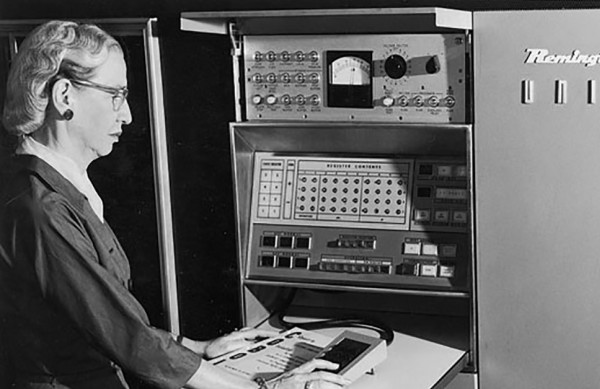
#> input picture hw2/grace_hopper.png, 600 x 389 px
$ python corners.py
#> lines starting #> are read from the running program, lines starting #| are printed output that depends on the picture
### hw2/common.py
import numpy as np
from matplotlib import pyplot as plt
from PIL import Image


def read_img(path, greyscale=True):
    img = Image.open(path)
    if greyscale:
        img = img.convert('L')
    else:
        img = img.convert('RGB')
    return np.array(img).astype(float)


def save_img(img, path):
    img = img - img.min()
    img = img / img.max()
    img = (img * 255).astype(np.uint8)
    img = Image.fromarray(img)
    img.save(path)
    print(path, "is saved!")


# [88 lines left out: functions find_maxima, visualize_scale_space, visualize_maxima, not called in this run]

### hw2/corners.py
import os

import numpy as np
import scipy.ndimage
# Use scipy.ndimage.convolve() for convolution.
# Use zero padding (Set mode = 'constant'). Refer docs for further info.

from common import read_img, save_img
from hw2.filters import convolve


def corner_score2(image, u=5, v=5, window_size=(5, 5)):
    """
    Given an input image, x_offset, y_offset, and window_size,
    return the function E(u,v) for window size W
    corner detector score for that pixel.
    Use zero-padding to handle window values outside of the image.

    Input- image: H x W
           u: a scalar for x offset
           v: a scalar for y offset
           window_size: a tuple for window size

    Output- results: a image of size H x W
    """
    output = np.zeros_like(image)
    H, W = image.shape
    h, w = window_size

    shifted_image = np.roll(image, (u, v), axis=(1, 0))

    padding = (h // 2, w // 2)

    padded_image = np.zeros((H + 2 * padding[0], W + 2 * padding[1]), dtype=image.dtype)
    padded_image[padding[0]: padding[0] + H, padding[1]: padding[1] + W] = image
    padded_shifted_image = np.zeros((H + 2 * padding[0], W + 2 * padding[1]), dtype=image.dtype)
    padded_shifted_image[padding[0]: padding[0] + H, padding[1]: padding[1] + W] = shifted_image

    for y in range(H):
        for x in range(W):
            e = np.sum((padded_shifted_image[y: y + h, x: x + w] - padded_image[y: y + h, x: x + h]) ** 2)
            output[y, x] = e

    return output

def corner_score(image, u=5, v=5, window_size=(5, 5)):
    """
    Given an input image, x_offset, y_offset, and window_size,
    return the function E(u,v) for window size W
    corner detector score for that pixel.
    Use zero-padding to handle window values outside of the image.

    Input- image: H x W
           u: a scalar for x offset
           v: a scalar for y offset
           window_size: a tuple for window size

    Output- results: a image of size H x W
    """
    output = np.zeros_like(image)

    window_size_H, window_size_W = window_size

    H_padding = (window_size_H - 1) / 2
    W_padding = (window_size_W - 1) / 2

    H_padding_int = int(H_padding)
    W_padding_int = int(W_padding)

    H_mask = H_padding - H_padding_int
    W_mask = W_padding - W_padding_int

    shift_image = np.roll(image, (u,v), axis=(1,0))

    if H_mask == 0 and W_mask == 0:
        img = np.pad(image, pad_width=((H_padding_int, H_padding_int), (W_padding_int, W_padding_int)))
        shift_image = np.pad(shift_image, pad_width=((H_padding_int, H_padding_int), (W_padding_int, W_padding_int)))

    elif 0 < H_mask < 1 and 0 < W_mask < 1:
        img = np.pad(image, pad_width=((H_padding_int, H_padding_int + 1), (W_padding_int + 1, W_padding_int)))
        shift_image = np.pad(shift_image, pad_width=((H_padding_int, H_padding_int + 1), (W_padding_int + 1, W_padding_int)))

    kernel_h_center, kernel_w_center, = window_size[0] // 2, window_size[1] // 2

    num_h_even = window_size[0] % 2
    num_w_even = window_size[1] % 2

    image = img
    H, W = image.shape

    for start_h in range(kernel_h_center, H -kernel_h_center):
        if num_h_even == 0:
            y1, y2 = start_h - kernel_h_center, start_h + kernel_h_center
        else:
            y1, y2 = start_h - kernel_h_center, start_h + kernel_h_center + 1

        for start_w in range(kernel_w_center, W - kernel_w_center):
            if num_w_even == 0:
                x1, x2 = start_w - kernel_w_center, start_w + kernel_w_center
            else:
                x1, x2 = start_w - kernel_w_center, start_w + kernel_w_center + 1
            value = np.power(shift_image[y1:y2, x1:x2] - img[y1:y2, x1:x2], 2)
            output[start_h-kernel_h_center, start_w-kernel_w_center] = np.sum(value)

    return output


def harris_detector(image, window_size=(5, 5)):
    """
    Given an input image, calculate the Harris Detector score for all pixels
    You can use same-padding for intensity (or 0-padding for derivatives)
    to handle window values outside of the image.

    Input- image: H x W
    Output- results: a image of size H x W
    """
    # compute the derivatives
    kx = np.array([-1,0,1]).reshape(1,-1)
    ky = np.array([-1,0,1]).reshape(-1,1)

    Ix = scipy.ndimage.convolve(image, kx, mode='constant', cval=0)
    Iy = scipy.ndimage.convolve(image, ky, mode='constant', cval=0)
    # [4 lines of commented-out code are left out]


    Ixx = Ix ** 2
    Iyy = Iy ** 2

    Ixy = Ix * Iy

    M = np.zeros((3, image.shape[0], image.shape[1]))
    kernel = np.ones(window_size)

    M[0] = scipy.ndimage.convolve(Ixx, kernel, mode='constant', cval=0)
    M[1] = scipy.ndimage.convolve(Ixy, kernel, mode='constant', cval=0)
    M[2] = scipy.ndimage.convolve(Iyy, kernel, mode='constant', cval=0)

    alpha = 0.05

    # For each image location, construct the structure tensor and calculate
    # the Harris response
    response = M[0] * M[2] - M[1] ** 2 - alpha * (M[0] + [2]) ** 2
    return response


def main():
    img = read_img('./grace_hopper.png')
#> in read_img, img is the input picture: PIL image 600x389 L; min 0, max 255, mean 95.6

    # Feature Detection
    if not os.path.exists("./feature_detection"):
        os.makedirs("./feature_detection")

    # -- TODO Task 6: Corner Score --
    # (a): Complete corner_score()

    # (b)
    # Define offsets and window size and calulcate corner score
    print(img.shape)
#| (389, 600)
    W = (5, 5)
    tuples = ((0, 5), (0, -5), (5, 0), (-5, 0))
    for i, (u, v) in enumerate(tuples):
        score = corner_score(img, u, v, W)
        save_img(score, f"./feature_detection/corner_score_{i}.png")
#> this loop made 4 passes
#> pass 1, in corner_score, `img = np.pad(image, pad_width=((H_padding_int, H_padding_int), (W_padd..`:
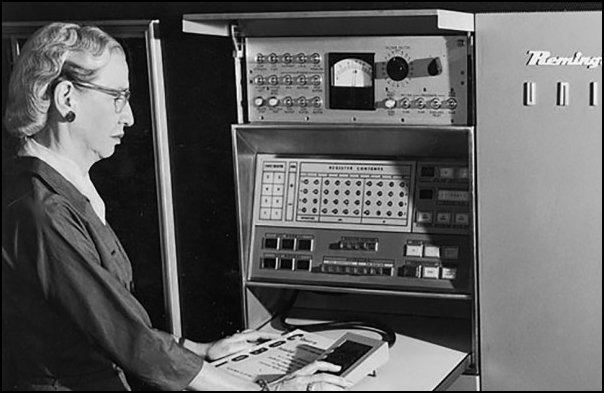
#> img: shape (393, 604) float64; min 0, max 255, mean 94
#> pass 1, in corner_score, `shift_image = np.pad(shift_image, pad_width=((H_padding_int, H_padding..`:
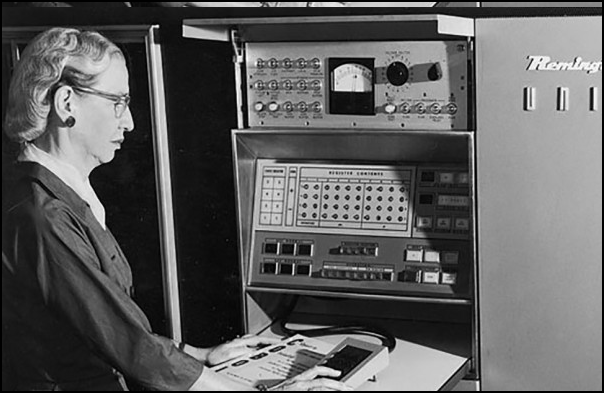
#> shift_image: shape (393, 604) float64; min 0, max 255, mean 94
#> after the loop:
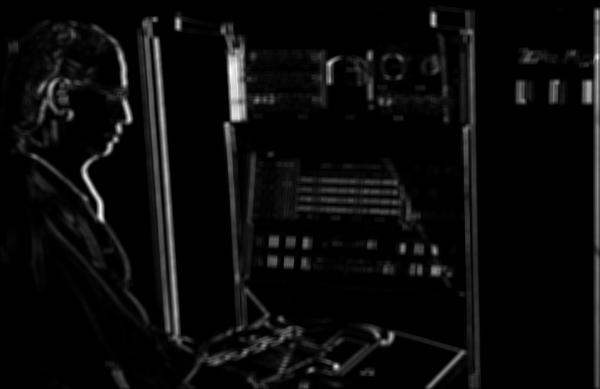
#> score: shape (389, 600) float64; min 0, max 1000371, mean 45513.1; drawn with min black and max white
    u, v, W = None, None, None

    # score = corner_score(img, u, v, W)
    # save_img(score, "./feature_detection/corner_score.png")
    #
    # # Computing the corner scores for various u, v values.
    # score = corner_score(img, 0, 5, W)
    # save_img(score, "./feature_detection/corner_score05.png")
    #
    # score = corner_score(img, 0, -5, W)
    # save_img(score, "./feature_detection/corner_score0-5.png")
    #
    # score = corner_score(img, 5, 0, W)
    # save_img(score, "./feature_detection/corner_score50.png")
    #
    # score = corner_score(img, -5, 0, W)
    # save_img(score, "./feature_detection/corner_score-50.png")

    # (c): No Code

    # -- TODO Task 7: Harris Corner Detector --
    # (a): Complete harris_detector()

    # (b)
    harris_corners = harris_detector(img)
#> in harris_detector, `Iy = scipy.ndimage.convolve(image, ky, mode='constant', cval=0)`:
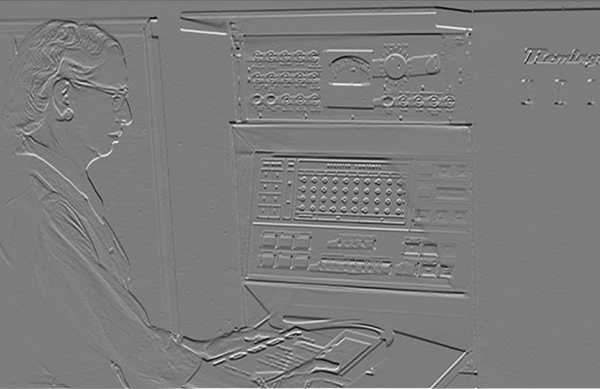
#> Iy: shape (389, 600) float64; min -229, max 238, mean -0.2; drawn with min black and max white
#> in harris_detector, `Iyy = Iy ** 2`:
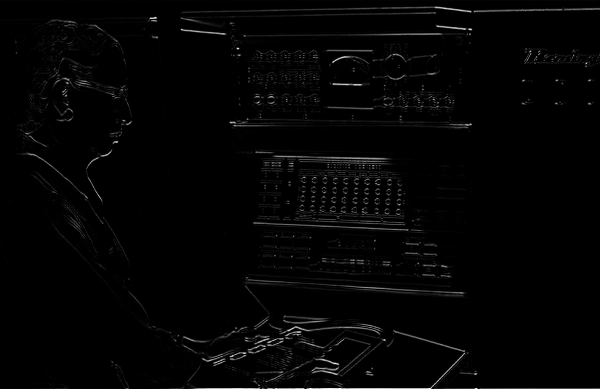
#> Iyy: shape (389, 600) float64; min 0, max 56644, mean 911.2; drawn with min black and max white
#> in harris_detector, `Ixy = Ix * Iy`:
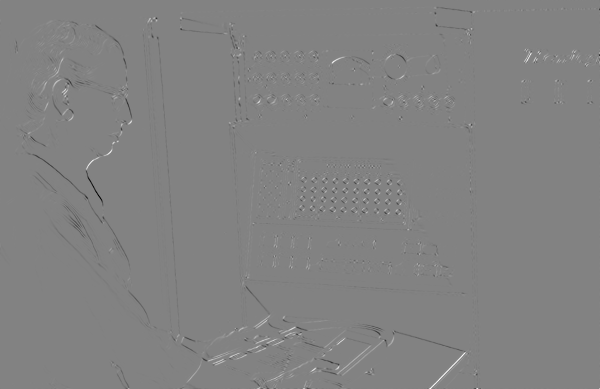
#> Ixy: shape (389, 600) float64; min -43290, max 41256, mean -25.1; drawn with min black and max white
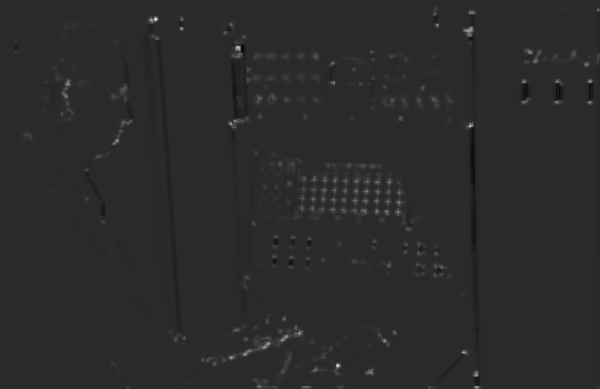
#> harris_corners: shape (389, 600) float64; min -1.82e+10, max 9.17e+10, mean 378894260.3; drawn with min black and max white
    save_img(harris_corners, "./feature_detection/harris_response.png")


if __name__ == "__main__":
    main()
